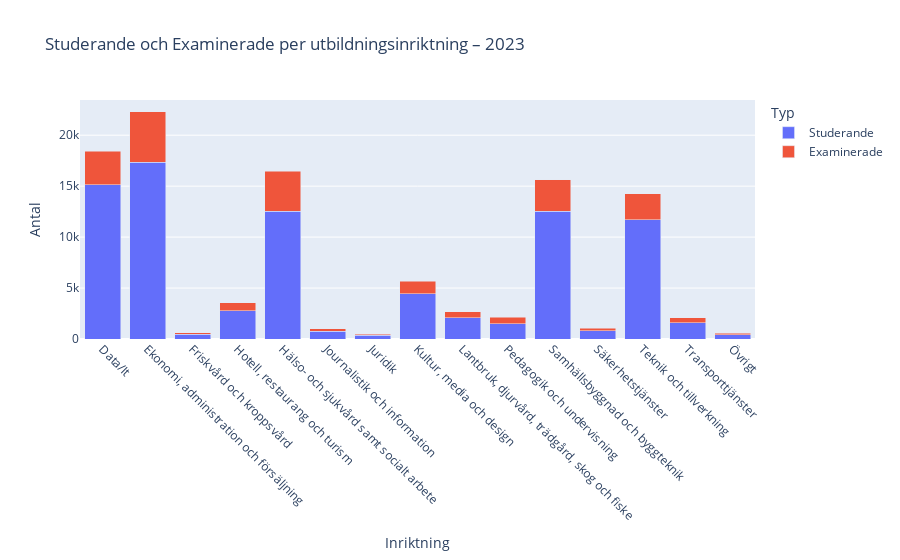

Notebook code for this chart:
### Code cell
def stud_exa_year_bar(df, year): 
    df_filtered = df[df["År"] == year]
    df_filtered = df_filtered[df_filtered["utbildningens inriktning"] != "Totalt"] #

    # Melt for grouped bar chart
    df_melted = df_filtered.melt(
        id_vars=["utbildningens inriktning"],
        value_vars=["Studerande", "Examinerade"],
        var_name="Typ",
        value_name="Antal"
    )

    fig = px.bar(
        df_melted,
        x="utbildningens inriktning",
        y="Antal",
        color="Typ",
        barmode="stack",
        title=f"Studerande och Examinerade per utbildningsinriktning – {year}",
        labels={"utbildningens inriktning": "Inriktning"},
    )

    fig.update_layout(xaxis_tickangle=45)

    return fig

stud_exa_year_bar(df_test, 2023)

### Figure 1 — Plotly figure (JSON) as saved in the notebook; plotly's stock layout.template omitted (floating-point values rounded to 4 significant figures)
{"data": [{"hovertemplate": "Typ=Studerande<br>Inriktning=%{x}<br>Antal=%{y}<extra></extra>", "legendgroup": "Studerande", "marker": {"color": "#636efa", "pattern": {"shape": ""}}, "name": "Studerande", "orientation": "v", "showlegend": true, "textposition": "auto", "type": "bar", "x": ["Data/It", "Ekonomi, administration och försäljning", "Friskvård och kroppsvård", "Hotell, restaurang och turism", "Hälso- och sjukvård samt socialt arbete", "Journalistik och information", "Juridik", "Kultur, media och design", "Lantbruk, djurvård, trädgård, skog och fiske", "Pedagogik och undervisning", "Samhällsbyggnad och byggteknik", "Säkerhetstjänster", "Teknik och tillverkning", "Transporttjänster", "Övrigt"], "xaxis": "x", "y": [15160.0, 17350.0, 460.0, 2753.0, 12520.0, 752.0, 346.0, 4457.0, 2091.0, 1510.0, 12560.0, 833.0, 11710.0, 1618.0, 433.0], "yaxis": "y"}, {"hovertemplate": "Typ=Examinerade<br>Inriktning=%{x}<br>Antal=%{y}<extra></extra>", "legendgroup": "Examinerade", "marker": {"color": "#EF553B", "pattern": {"shape": ""}}, "name": "Examinerade", "orientation": "v", "showlegend": true, "textposition": "auto", "type": "bar", "x": ["Data/It", "Ekonomi, administration och försäljning", "Friskvård och kroppsvård", "Hotell, restaurang och turism", "Hälso- och sjukvård samt socialt arbete", "Journalistik och information", "Juridik", "Kultur, media och design", "Lantbruk, djurvård, trädgård, skog och fiske", "Pedagogik och undervisning", "Samhällsbyggnad och byggteknik", "Säkerhetstjänster", "Teknik och tillverkning", "Transporttjänster", "Övrigt"], "xaxis": "x", "y": [3247.0, 4928.0, 167.0, 788.0, 3938.0, 267.0, 105.0, 1201.0, 560.0, 620.0, 3068.0, 218.0, 2561.0, 489.0, 147.0], "yaxis": "y"}], "layout": {"barmode": "stack", "legend": {"title": {"text": "Typ"}, "tracegroupgap": 0}, "title": {"text": "Studerande och Examinerade per utbildningsinriktning – 2023"}, "xaxis": {"anchor": "y", "domain": [0, 1], "tickangle": 45, "title": {"text": "Inriktning"}}, "yaxis": {"anchor": "x", "domain": [0, 1], "title": {"text": "Antal"}}}}
